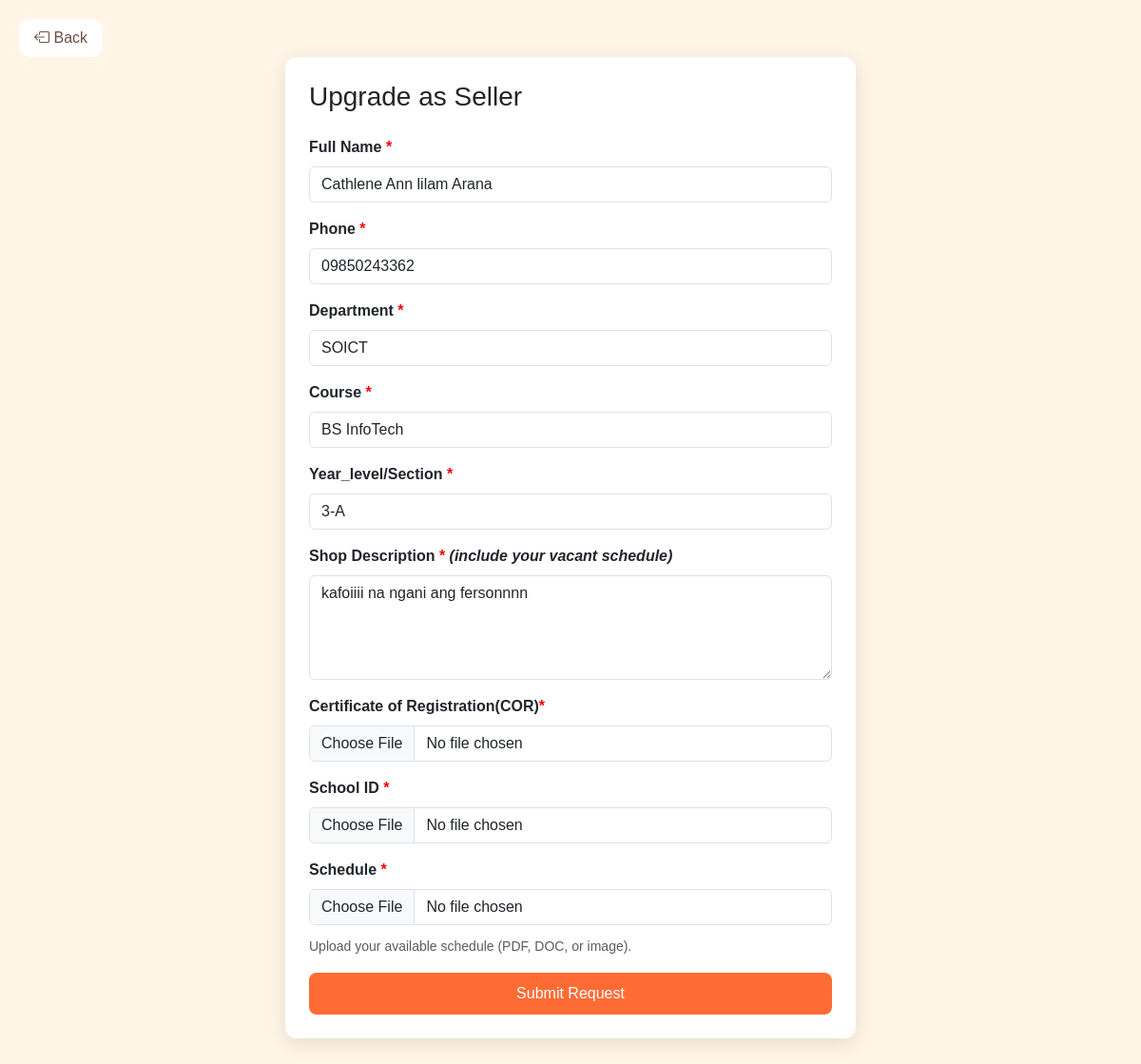
/php/upgrade_seller.php (signed in), run on the app's committed database.
### tables this page shows
CREATE TABLE `users` (
  `user_id` int(11) NOT NULL,
  `full_name` varchar(50) NOT NULL,
  `username` varchar(50) NOT NULL,
  `email` varchar(100) NOT NULL,
  `password` varchar(255) NOT NULL,
  `role` enum('buyer','seller','admin') NOT NULL,
  `is_active` tinyint(1) DEFAULT 1,
  `approval_status` enum('pending','approved','rejected') DEFAULT 'pending',
  `description` text DEFAULT NULL,
  `created_at` timestamp NOT NULL DEFAULT current_timestamp(),
  `updated_at` timestamp NOT NULL DEFAULT current_timestamp() ON UPDATE current_timestamp(),
  `profile_picture` varchar(255) DEFAULT NULL,
  `phone` varchar(20) DEFAULT NULL,
  `is_seller` tinyint(1) DEFAULT 0,
  `department` varchar(150) DEFAULT NULL,
  `course` varchar(100) DEFAULT NULL,
  `section` varchar(50) DEFAULT NULL
);

### php/upgrade_seller.php (the view, shortened to what this page needs)
<?php
$user_id = $_SESSION['user_id'];
try {
    $conn = new PDO("mysql:host=localhost;dbname=camptreats","root","");
    $conn->setAttribute(PDO::ATTR_ERRMODE, PDO::ERRMODE_EXCEPTION);
    $stmt = $conn->prepare("SELECT * FROM users WHERE user_id=?");
    $stmt->execute([$user_id]);
    $user = $stmt->fetch(PDO::FETCH_ASSOC);
} catch (PDOException $e) {
    die("DB Error: ".$e->getMessage());
}
?>
<!DOCTYPE html>
<html lang="en">
<head>
<link rel="stylesheet" href="../bootstrap/css/bootstrap.min.css">
<link rel="stylesheet" href="../bootstrap-icons/bootstrap-icons.css">
</head>
<body>
<button class="btn-back" onclick="window.history.back()"><i class="bi bi-box-arrow-left"></i> Back</button>
<div class="container">
    <h3 class="mb-4">Upgrade as Seller</h3>
    <form method="POST" enctype="multipart/form-data">
        <div class="mb-3">
            <label class="form-label fw-semibold">Full Name <span>*</span></label>
            <input type="text" name="full_name" class="form-control" value="<?= htmlspecialchars($user['full_name']) ?>" required>
        </div>
        <div class="mb-3">
            <label class="form-label fw-semibold">Phone <span>*</span></label>
            <input type="text" name="phone" class="form-control" value="<?= htmlspecialchars($user['phone'] ?? '') ?>" required>
        </div>
        <div class="mb-3">
            <label class="form-label fw-semibold">Department <span>*</span></label>
            <select name="department" class="form-control" required>
                <option value="SOICT" <?= ($user['department']==='SOICT')?'selected':'' ?>>SOICT</option>
            </select>
        </div>
        <div class="mb-3">
            <label class="form-label fw-semibold">Course <span>*</span></label>
            <input type="text" name="course" class="form-control" value="<?= htmlspecialchars($user['course'] ?? '') ?>" required>
        </div>
        <div class="mb-3">
            <label class="form-label fw-semibold">Year_level/Section <span>*</span></label>
            <input type="text" name="section" class="form-control" value="<?= htmlspecialchars($user['section'] ?? '') ?>" required>
        </div>
        <div class="mb-3">
            <label class="form-label fw-semibold">Shop Description <span>*</span> <i>(include your vacant schedule)</i></label>
            <textarea name="description" class="form-control" rows="4" required><?= htmlspecialchars($user['description'] ?? '') ?></textarea>
        </div>
        <div class="mb-3">
            <label class="form-label fw-semibold">Certificate of Registration(COR)<span>*</span></label>
            <input type="file" name="business_permit" class="form-control" accept="image/*" onchange="previewFile(this,'permitPreview')">
        </div>
        <div class="mb-3">
            <label class="form-label fw-semibold">School ID <span>*</span></label>
            <input type="file" name="valid_id" class="form-control" accept="image/*" required onchange="previewFile(this,'idPreview')">
        </div>
        <div class="mb-3">
            <label class="form-label fw-semibold">Schedule <span>*</span></label>
            <input type="file" name="schedule" class="form-control" accept=".pdf,.doc,.docx,.jpg,.png" required onchange="previewFile(this,'schedulePreview')">
            <small class="text-muted">Upload your available schedule (PDF, DOC, or image).</small>
        </div>
        <button type="submit" class="w-100">Submit Request</button>
    </form>
</div>
</body>
</html>

### php/upgrade_seller.php (style rules this page uses)
body { font-family: 'Poppins', sans-serif; background:#fff5e6; }
.container { max-width:600px; margin:60px auto; padding:25px; background:#fff; border-radius:12px; box-shadow:0 5px 20px rgba(0,0,0,0.1); }
.form-label span { color:red; }
button { background:#ff6b35; color:#fff; border:none; padding:10px 20px; border-radius:8px; cursor:pointer; }
.btn-back { position: absolute; top: 20px; left: 20px; border-radius: 12px; padding: 8px 16px; background: #fff; color: #6d4c41; border: none; font-weight: 500; }

### data on the page
users: full_name "Cathlene Ann lilam Arana", phone "09850243362", department "SOICT", course "BS InfoTech", section "3-A", description "kafoiiii na ngani ang fersonnnn"
